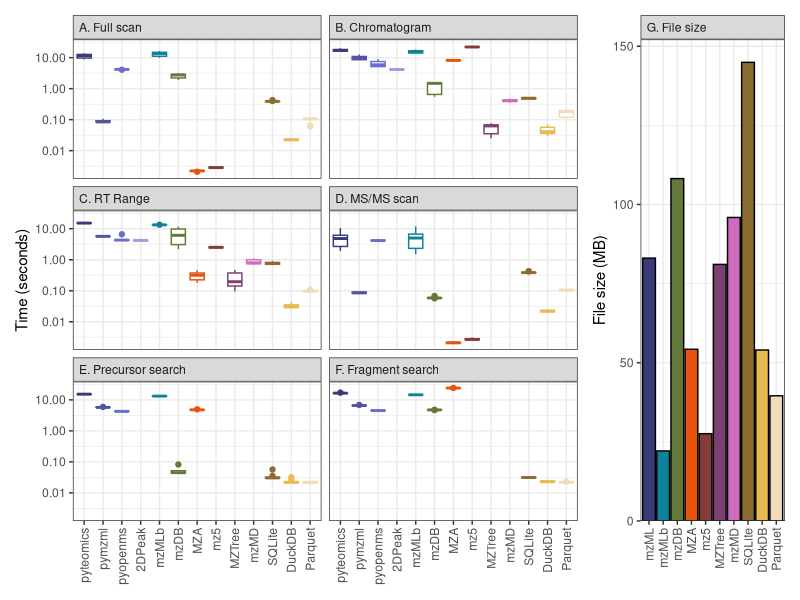
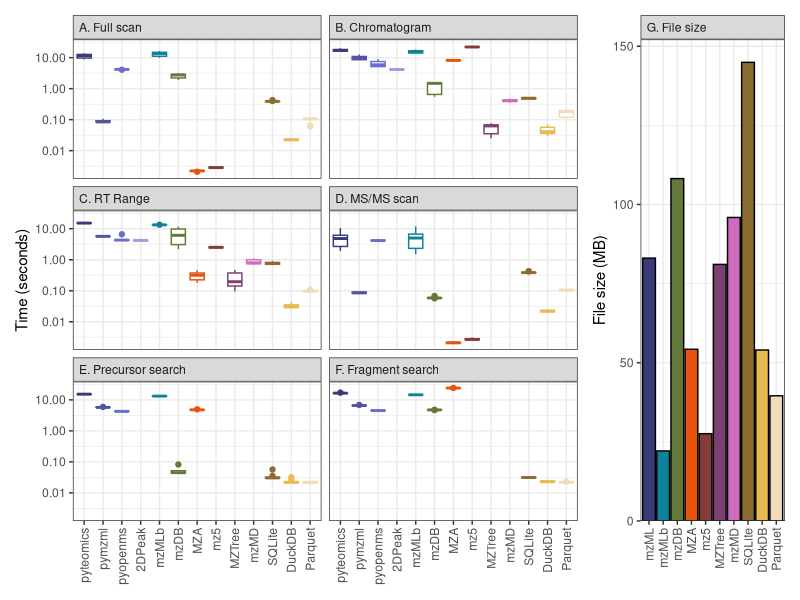

These figures' R source, in order: (Note: this script raises an error after producing the figures.)
## ---- chunk 1
knitr::opts_chunk$set(echo = TRUE, include=FALSE, eval=FALSE)
library(tidyverse)
library(ggtext)
library(patchwork)

method_names <- c("pyteomics", "pymzml", "pyopenms", "2DPeak",
                  "mzMLb", "mzDB", "MZA", "mz5", 
                  "MZTree", "mzMD", 
                  "SQLite", "DuckDB", "Parquet")
method_colors <- c("#393B79", "#5254A3", "#6B6ECF", "#9C9EDE", 
                   "#0F8299", "#637939", "#E6550D", "#843C39", 
                   "#7B4173", "#CE6DBD", 
                   "#8C6D31", "#E7BA52", "#efddb9")

## ---- chunk 2
all_timings <- read_csv("data/singlefile_times.csv") %>% 
  mutate(method=str_replace(method, "pyopenms_2DPeak", "2DPeak")) %>%
  mutate(method=factor(method, levels=method_names)) %>%
  mutate(query=factor(query, levels=c("ms1_spec", "chrom", "rtrange",
                                      "ms2_spec", "premz", "fragmz"),
                      labels=c("A. Full scan", "B. Chromatogram", "C. RT Range",
                               "D. MS/MS scan", "E. Precursor search",
                               "F. Fragment search")))
all_sizes <- read_csv("data/file_sizes.csv") %>%
  mutate(method=str_replace(method, "pyopenms_2DPeak", "2DPeak")) %>%
  mutate(method=factor(method, levels=method_names))

time_boxplot <- all_timings %>%
  ggplot() +
  geom_boxplot(aes(x=method, y=time, color=method)) +
  facet_wrap(~query, ncol=2) +
  scale_y_log10() +
  scale_color_manual(breaks = method_names, values=method_colors) +
  labs(x=NULL, y="Time (seconds)", color=NULL) +
  theme_bw() +
  theme(axis.text.x = element_text(angle=90, hjust=1, vjust=0.5),
        legend.position = "none",
        strip.text.x = element_text(hjust = 0))
size_barplot <- all_sizes %>%
  filter(!method%in%c("pyteomics", "pyopenms", "2DPeak")) %>%
  mutate(method=as.character(method)) %>%
  mutate(method=ifelse(method=="pymzml", "mzML", method)) %>%
  mutate(method=factor(method, levels=c("mzML", method_names))) %>%
  mutate(query="G. File size") %>%
  ggplot() +
  geom_hline(yintercept = 0) +
  geom_col(aes(x=method, y=file_size/1e6, fill=method), color="black") +
  scale_y_continuous(expand = expansion(mult = c(0, 0.05))) +
  scale_fill_manual(breaks = c("mzML", method_names), 
                    values=c("#393B79", method_colors)) +
  facet_wrap(~query) +
  labs(x=NULL, y="File size (MB)", fill="File type") +
  theme_bw() +
  theme(axis.text.x = element_text(angle=90, hjust=1, vjust=0.5), 
        legend.position = "none",
        strip.text.x = element_text(hjust = 0))

time_boxplot + size_barplot + plot_layout(widths = c(3.5, 1))

ggsave("figures/singlefile_fig.png", width = 6.5, height=5)

## ---- chunk 3
multichrom_times <- read_csv("data/multichrom_times.csv")
timelabs <- c("0.01 seconds", "One second", "One minute", "One hour")
multichrom_times %>%
  mutate(method=str_replace(method, "pyopenms_2DPeak", "2DPeak")) %>%
  mutate(method=factor(method, levels=method_names)) %>%
  ggplot(aes(x=n_chroms, y=time, color=method, fill=method)) +
  geom_abline(slope=1, intercept=-3:3, color="grey50") +
  geom_smooth(method="lm", formula="y~x", alpha=0.2, fill="grey50") +
  geom_point(position = position_dodge(width=0.1), color="black", pch=21, size=3) +
  scale_y_log10(breaks=c(0.01, 1, 60, 3600), labels=timelabs) +
  scale_x_log10(breaks=c(1, 3, 10, 30, 100)) +
  scale_fill_manual(breaks = method_names, values=method_colors, 
                    aesthetics = c("fill", "color")) +
  labs(x="Number of chromatograms extracted", y="Time required",
       color=NULL, fill=NULL) +
  theme_bw() +
  theme(panel.grid.minor = element_blank())
ggsave("figures/multichrom_fig.png", width = 6.5, height=5)
## ---- chunk 4
read_csv("data/multifile_timings.csv") %>%
  mutate(size=size/1e6) %>%
  summarise(size=mean(size), .by=c(method, n_files, db_sort)) %>%
  pivot_wider(names_from = db_sort, values_from=size) %>%
  mutate(diff=ordered/unordered) %>%
  arrange(method)
## ---- chunk 5
timelabs <- c("0.01 seconds", "0.1 seconds", "One second", "Ten seconds", "One minute")

read_csv("data/multifile_timings.csv") %>%
  mutate(type=factor(type, levels=c("consolidated", "multifile"),
                     labels=c("Single database", "One database per MS file"))) %>%
  mutate(method=factor(method, levels=c("sqlite", "duckdb", "parquet"),
                       labels=c("SQLite", "DuckDB", "Parquet"))) %>%
  mutate(db_sort=factor(db_sort, levels = c("ordered", "unordered"),
                        labels = c("With index/ordering", "No index/ordering"))) %>%
  ggplot(aes(x=size, y=time, color=type, fill=type, shape=db_sort)) +
  geom_point(alpha=0.5) +
  # stat_summary(fun.data = mean_se, geom = "errorbar", linewidth=1.2) +
  stat_summary(fun = mean, geom = "line", linewidth=1.2) +
  stat_summary(fun = mean, geom = "point", size=3, color="black") +
  facet_wrap(~method) +
  scale_y_log10(breaks=c(0.01, 0.1, 1, 10, 60), labels=timelabs) +
  scale_x_log10(labels = scales::label_bytes()) +
  scale_color_viridis_d(option = "A", begin = 0.4, end = 0.8, aesthetics = c("fill", "color")) +
  scale_shape_manual(breaks=c("No index/ordering", "With index/ordering"), values=c(22, 21)) +
  labs(x="Database size", y="Time taken", color=NULL, fill=NULL, shape=NULL) +
  theme_bw() +
  theme(legend.position = "top", legend.direction = "vertical") +
  guides(shape=guide_legend(override.aes = list(size=5, fill="white")),
         color=guide_legend(override.aes = list(shape=21, size=4, lwd=2)))
ggsave("figures/multifile_fig.png", width = 6.5, height=3.5)
## ---- chunk 6
fun_levels = c("<span style='color:#a41118'>Including initial load</span>", 
               "<span style='color:#0b505c'>Extraction only</span>")
init_outside_gp <- read_csv("data/singlefile_supp.csv") %>%
  pivot_longer(pyteomics:mz5, names_to = "method", values_to="time") %>%
  mutate(method=factor(method, levels=method_names)) %>%
  mutate(fun_type=factor(fun_type, levels=c("inclusive", "minimal"),
                         labels=fun_levels)) %>%
  ggplot() +
  geom_boxplot(aes(x=method, y=time, color=fun_type)) +
  scale_y_log10() +
  scale_color_manual(breaks=fun_levels, values = c("#a41118", "#0b505c")) +
  labs(x=NULL, y="Time (seconds)", color=NULL) +
  theme_bw() +
  theme(legend.text=element_markdown(), legend.position = "inside",
        legend.justification.inside = c(0.98, 0.95),
        legend.background = element_rect(color='black'),
        plot.title.position = "plot", 
        plot.caption.position =  "plot") +
  ggtitle("A) Scan extraction with and without pre-loading")

pyopenms_precomp_gp <- read_csv("data/pyopenms_precomp.csv") %>%
  pivot_longer(rep1:rep3) %>%
  mutate(type=factor(type, levels=c("init", "precomp"),
                       labels=fun_levels)) %>%
  mutate(method=factor(method, levels=c("spec", "chrom", "chrom_2D", "rtrange",
                                        "rtrange_2D", "premz", "fragmz"),
                       labels = c("Spectrum", "EIC", "EIC\n(2D Peak method)",
                                  "RT Range", "RT Range\n(2D Peak method)",
                                  "Precursor\nsearch", "Fragment\nsearch"))) %>%
  ggplot() +
  geom_boxplot(aes(x=method, y=value, color=type)) +
  scale_y_log10() +
  scale_color_manual(breaks=fun_levels, values = c("#a41118", "#0b505c")) +
  theme_bw() +
  theme(legend.position = "none", 
        plot.title.position = "plot", 
        plot.caption.position =  "plot") +
  labs(x=NULL, y="Time (seconds)", color=NULL) +
  ggtitle("B) pyopenms metric timings with and without pre-loading")

init_outside_gp / pyopenms_precomp_gp
ggsave("figures/supp_2_preload_fig.png", width = 6.5, height=5)
## ---- chunk 7
multichrom_times <- read_csv("data/multichrom_times.csv")
multichrom_baseline_df <- multichrom_times %>%
  mutate(method=str_replace(method, "pyopenms_2DPeak", "2DPeak")) %>%
  filter(n_chroms==1) %>%
  summarise(time=mean(time), .by=method) %>%
  mutate(method=factor(method, levels=method_names))
multichrom_times %>%
  mutate(method=str_replace(method, "pyopenms_2DPeak", "2DPeak")) %>%
  mutate(method=factor(method, levels=method_names)) %>%
  ggplot(aes(x=n_chroms, y=time, color=method, fill=method)) +
  geom_abline(aes(slope=1, intercept=log10(time)), data=multichrom_baseline_df) +
  geom_smooth(method="lm", formula="y~x", color="black") +
  geom_point(position = position_dodge(width=0.1), color="black", pch=21, size=3) +
  scale_y_log10(expand=expansion(0.1)) +
  scale_x_log10(breaks=unique(multichrom_times$n_chroms), expand=expansion(0.1)) +
  scale_fill_manual(breaks = method_names, values=method_colors, 
                    aesthetics = c("fill", "color")) +
  facet_wrap(~method, scales="free_y") +
  labs(x="Number of chromatograms extracted", y="Time required (seconds)") +
  theme_bw() +
  theme(legend.position = "none")
ggsave("figures/supp_3_multichrom_facets.png", width = 6.5, height=5)
## ---- chunk 8
type_labels = c("<span style='color:#a41118'>For loop</span>", 
               "<span style='color:#f4bb23'>Unified query</span>",
               "<span style='color:#147C8F'>Non-equi join</span>")
read_csv("data/dbloopjoinuni_times.csv") %>%
  separate(method, into = c("method", "type")) %>%
  mutate(type=case_when(
    type=="join"~"Non-equi join",
    type=="loop"~"For loop",
    type=="unified"~"Unified query"
  )) %>%
  mutate(type=factor(type, levels=c("For loop", "Unified query", "Non-equi join"),
                     labels=type_labels)) %>%
  mutate(method=factor(method, levels=c("sqlite", "duckdb", "parquet"),
                       labels=c("SQLite", "DuckDB", "Parquet"))) %>%
  ggplot(aes(x=n_chroms, y=time, fill=type)) +
  geom_point(position=position_dodge(width = 0.1), color="black", size=3, pch=21) +
  facet_wrap(~method, nrow=1) +
  scale_y_log10() +
  scale_x_log10(breaks=c(1, 3, 10, 30, 100)) +
  scale_fill_manual(breaks=type_labels, values = c("#a41118", "#f4bb23", "#147C8F")) +
  labs(x="Number of chromatograms", y="Time required (seconds)", fill=NULL) +
  theme_bw() +
  theme(legend.position = "inside", legend.justification.inside = c(0.5, 0.95),
        legend.background = element_rect(color='black'),
        legend.text=element_markdown(),
        plot.title.position = "plot", 
        plot.caption.position =  "plot")
ggsave("figures/supp_4_dbloopjoinuni.png", width = 6.5, height=5)
